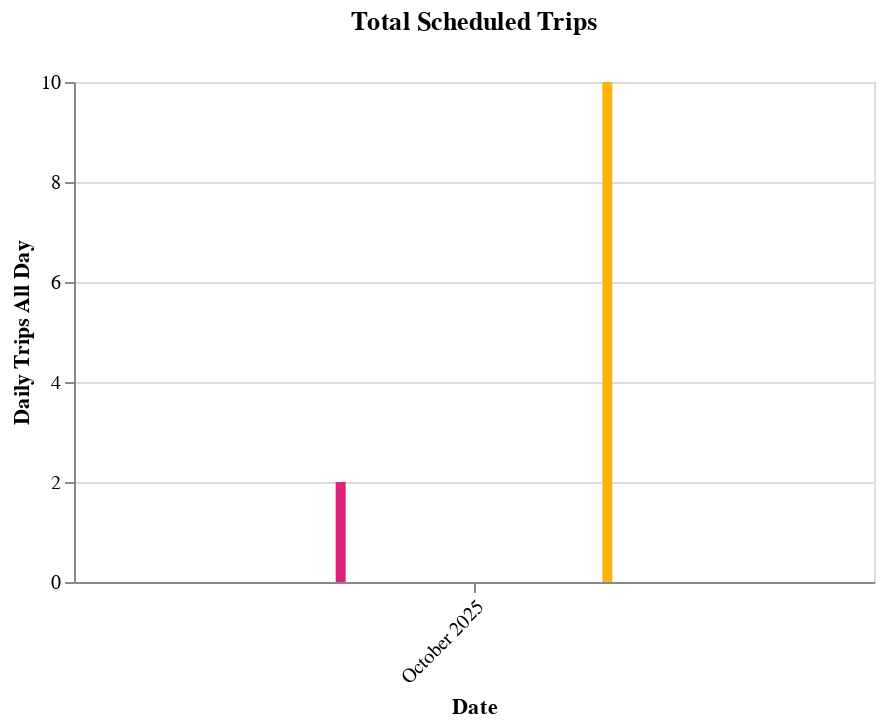

Notebook code cell kept with this figure:
### Code cell
_report_operator_visuals.configure_chart(
    total_scheduled_trips_graph,
    width=400,
    height=250,
    title=n_scheduled_title,
    subtitle=n_scheduled_dict.subtitle,
)

### Figure 1 — Vega-Lite specification as saved in the notebook (floating-point values rounded to 4 significant figures; data arrays with more than 128 entries replaced by an {"elided": "..."} marker saying what was removed)
{"config": {"view": {"continuousWidth": 300, "continuousHeight": 300}}, "data": {"name": "data-be9ea14de6ce9981bf2911dc3ae5c2f8"}, "mark": {"type": "bar", "size": 5}, "encoding": {"color": {"field": "Direction", "legend": null, "scale": {"range": ["#dd217d", "#fcb40e", "#ccbb44", "#5b8efd"]}, "title": "Direction:N", "type": "nominal"}, "tooltip": [{"field": "Date", "type": "nominal"}, {"field": "Route", "type": "nominal"}, {"field": "Direction", "type": "quantitative"}, {"field": "Daily Trips All Day", "type": "quantitative"}], "x": {"axis": {"format": "", "labelAngle": -45}, "field": "Date", "title": "Date", "type": "nominal"}, "xOffset": {"field": "Direction", "title": "Direction:N", "type": "nominal"}, "y": {"field": "Daily Trips All Day", "title": "Daily Trips All Day", "type": "quantitative"}}, "height": 250, "params": [{"name": "param_1", "select": {"type": "point", "fields": ["Route"]}, "bind": {"input": "select", "options": ["FBUS__FBUS MARKET & WHARVES BUS", "714__714 BART EARLY BIRD", "NBUS__NBUS JUDAH BUS", "TBUS__TBUS THIRD BUS", "1X__1X CALIFORNIA EXPRESS", "KBUS__KBUS INGLESIDE BUS", "30X__30X MARINA EXPRESS", "91__91 3RD-19TH AVE OWL", "90__90 SAN BRUNO OWL", "NOWL__NOWL OWL JUDAH", "1__GGPS Golden Gate Park Shuttle", "LOWL__LOWL OWL TARAVAL", "36__36 TERESITA", "35__35 EUREKA", "58__58 LAKE MERCED", "37__37 CORBETT", "23__23 MONTEREY", "52__52 EXCELSIOR", "54__54 FELTON", "2__2 SUTTER", "39__39 COIT", "18__18 46TH AVENUE", "67__67 BERNAL HEIGHTS", "56__56 RUTLAND", "66__66 QUINTARA", "6__6 HAYES-PARNASSUS", "57__57 PARKMERCED", "55__55 DOGPATCH", "33__33 ASHBURY-18TH ST", "25__25 TREASURE ISLAND", "31__31 BALBOA", "J__J CHURCH", "19__19 POLK", "27__27 BRYANT", "8BX__8BX BAYSHORE B EXPRESS", "43__43 MASONIC", "9__9 SAN BRUNO", "F__F MARKET & WHARVES", "7__7 HAIGHT-NORIEGA", "48__48 QUINTARA-24TH STREET", "CA__CA CALIFORNIA STREET CABLE CAR", "28__28 19TH AVENUE", "8AX__8AX BAYSHORE A EXPRESS", "15__15 BAYVIEW HUNTERS POINT EXPRESS", "9R__9R SAN BRUNO RAPID", "M__M OCEAN VIEW", "K__K INGLESIDE", "12__12 FOLSOM-PACIFIC", "L__L TARAVAL", "8__8 BAYSHORE", "5__5 FULTON", "44__44 O'SHAUGHNESSY", "PM__PM POWELL-MASON CABLE CAR", "28R__28R 19TH AVENUE RAPID", "5R__5R FULTON RAPID", "24__24 DIVISADERO", "29__29 SUNSET", "T__T THIRD", "N__N JUDAH", "45__45 UNION-STOCKTON", "30__30 STOCKTON", "38__38 GEARY", "PH__PH POWELL-HYDE CABLE CAR", "14R__14R MISSION RAPID", "14__14 MISSION", "49__49 VAN NESS-MISSION", "38R__38R GEARY RAPID", "22__22 FILLMORE", "1__1 CALIFORNIA"], "name": "Routes: "}, "value": "FBUS__FBUS MARKET & WHARVES BUS"}], "title": {"text": ["Total Scheduled Trips"], "subtitle": [""]}, "transform": [{"filter": {"param": "param_1"}}], "width": 400, "$schema": "https://vega.github.io/schema/vega-lite/v5.20.1.json", "datasets": {"data-be9ea14de6ce9981bf2911dc3ae5c2f8": {"elided": "349 records"}}}
